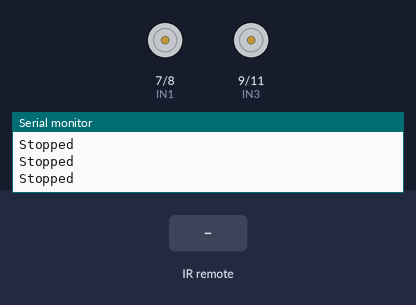
This sketch was run on a simulated Arduino Uno, built with avr-gcc and run on an emulated ATmega328P. On the bench: motor-driver pin pairs drawn as motors (green arrow = first pin HIGH = forward, orange = second pin HIGH = backward, longer = more drive, scaled by the enable pin), the last lines printed to the serial monitor. The test bench sets the inputs (shaded band).

Above: at 1.2 s.
1.3 s: infrared code 0xFF629D received
At 1.7 s:
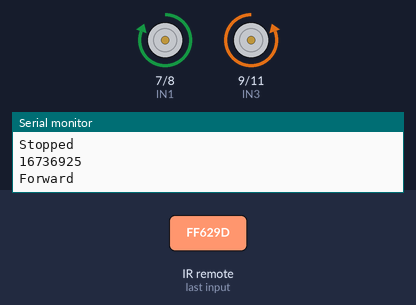
3.3 s: infrared code 0xFFA857 received
At 3.55 s:
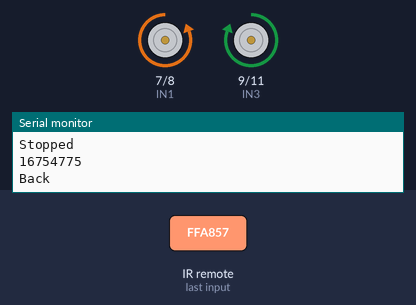
5.3 s: infrared code 0xFF22DD received
At 5.7 s:
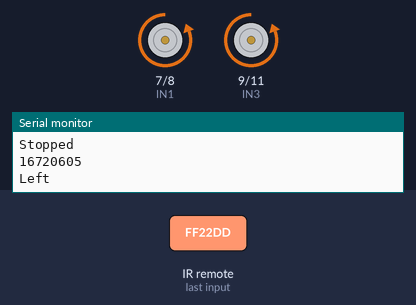
7.3 s: infrared code 0xFFC23D received
At 7.7 s:
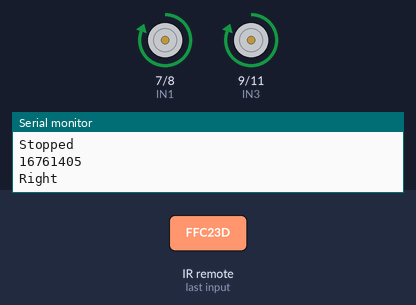
Timing chart, 0 to 10.3 s (numbered marks = the images above; inputs shaded):
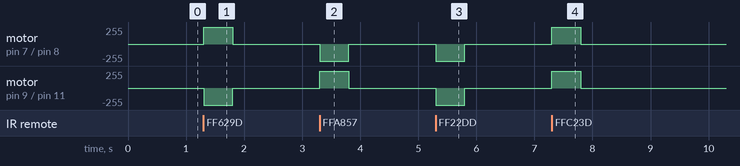

Measured:
- after the input at 1.3 s, motor on pin 7 (IN1) / pin 8 (IN2): stopped → forward 255/255 at once, → stopped 0.50 s later; motor on pin 9 (IN3) / pin 11 (IN4): stopped → backward 255/255 at once, → stopped 0.50 s later
- after the input at 3.3 s, motor on pin 7 (IN1) / pin 8 (IN2): stopped → backward 255/255 at once, → stopped 0.50 s later; motor on pin 9 (IN3) / pin 11 (IN4): stopped → forward 255/255 at once, → stopped 0.50 s later
- after the input at 5.3 s, motor on pin 7 (IN1) / pin 8 (IN2), motor on pin 9 (IN3) / pin 11 (IN4): stopped → backward 255/255 at once, → stopped 0.50 s later
- after the input at 7.3 s, motor on pin 7 (IN1) / pin 8 (IN2), motor on pin 9 (IN3) / pin 11 (IN4): stopped → forward 255/255 at once, → stopped 0.50 s later

The sketch:

Remote_control.ino
```cpp
/*Noel Nicolas
 * This code uses a remote control to steer the car
 * IR receiver is weak, must stay LOS (behind car) to control car
 */

/*
 * Button          Key Value
 * OK              16712445, 3622325019
 * Up arrow        16736925, 5316027
 * Down arrow      16754775, 2747854299
 * Left arrow      16720605, 1386468383
 * Right arrow     16761405, 55353695
 * 1               16738455
 * 2               16750695
 * 3               16756815
 * 4               16724175
 * 5               16718055
 * 6               16743045
 * 7               16716015
 * 8               16726215
 * 9               16734885
 * 0               16730805
 * *               16728765
 * #               16732845
 */
/*    The direction of the car's movement
ENA   ENB   IN1   IN2   IN3   IN4   Description
HIGH  HIGH  HIGH  LOW   LOW   HIGH  Car forward
HIGH  HIGH  LOW   HIGH  HIGH  LOW   Car reverse
HIGH  HIGH  LOW   HIGH  LOW   HIGH  Car turns left
HIGH  HIGH  HIGH  LOW   HIGH  LOW   Car turns right
HIGH  HIGH  LOW   LOW   LOW   LOW   Car stopped
HIGH  HIGH  HIGH  HIGH  HIGH  HIGH  Car stopped
LOW   LOW   N/A   N/A   N/A   N/A   Car stopped
*/

#include <IRremote.h>

//Directional and buttons defined
#define FORWARD 16736925
#define BACK    16754775
#define LEFT    16720605
#define RIGHT   16761405
#define STOP    16712445

#define RECV_PIN 12
#define ENB 5
#define ENA 6
#define IN1 7
#define IN2 8
#define IN3 9
#define IN4 11

//variables
#define myspeed 200
IRrecv irrecv(RECV_PIN);
decode_results results;
unsigned long first_value;
unsigned long second_value;

void forward(){
  digitalWrite(ENA, myspeed);    //speed of right motor
  digitalWrite(ENB, myspeed);    //speed of left motor
  digitalWrite(IN1, HIGH);    //left motors forward
  digitalWrite(IN2, LOW);     //left motors reverse off
  digitalWrite(IN3, LOW);     //right motors reverse off
  digitalWrite(IN4, HIGH);    //right motors forward on
  Serial.println("Forward");  //send message to serial monitor
}

void back(){
  digitalWrite(ENA, myspeed);
  digitalWrite(ENB, myspeed);
  digitalWrite(IN1, LOW);
  digitalWrite(IN2, HIGH);
  digitalWrite(IN3, HIGH);
  digitalWrite(IN4, LOW);
  Serial.println("Back");
}

void left(){
  digitalWrite(ENA, myspeed);
  digitalWrite(ENB, myspeed);
  digitalWrite(IN1, LOW);
  digitalWrite(IN2, HIGH);
  digitalWrite(IN3, LOW);
  digitalWrite(IN4, HIGH);
  Serial.println("Left");
}

void right(){
  digitalWrite(ENA, myspeed);
  digitalWrite(ENB, myspeed);
  digitalWrite(IN1, HIGH);
  digitalWrite(IN2, LOW);
  digitalWrite(IN3, HIGH);
  digitalWrite(IN4, LOW);
  Serial.println("Right");
}

void stop(){
  digitalWrite(ENA, LOW);
  digitalWrite(ENB, LOW);
  Serial.println("Stopped");
}

//before execute loop() function,
//setup() function will execute first and only once

//"Initiate these pins"
void setup() {
  irrecv.enableIRIn();
  Serial.begin(9600);     //open serial and set the baudrate 9600 bits per second (default)[can increase if needed]
  pinMode(IN1, OUTPUT);
  pinMode(IN2, OUTPUT);
  pinMode(IN3, OUTPUT);
  pinMode(IN4, OUTPUT);
  pinMode(ENA, OUTPUT);
  pinMode(ENB, OUTPUT);
  stop();
}

//Main
void loop() {
  if(irrecv.decode(&results)){
    second_value = millis(); //millis() is a function that reurns a number representing milliseconds since reset
    first_value = results.value;
    Serial.println(first_value);
    irrecv.resume();
    switch(first_value){
      //indentation doesn't matter, just wanted to make it look pretty
      case FORWARD: forward(); break;
      case BACK:    back();    break;
      case LEFT:    left();    break;
      case RIGHT:   right();   break;
      default:                 break;
    }
  }
  else{
    if(millis() - second_value > 500){
      stop();
      second_value = millis();
    }
  }
}
```
